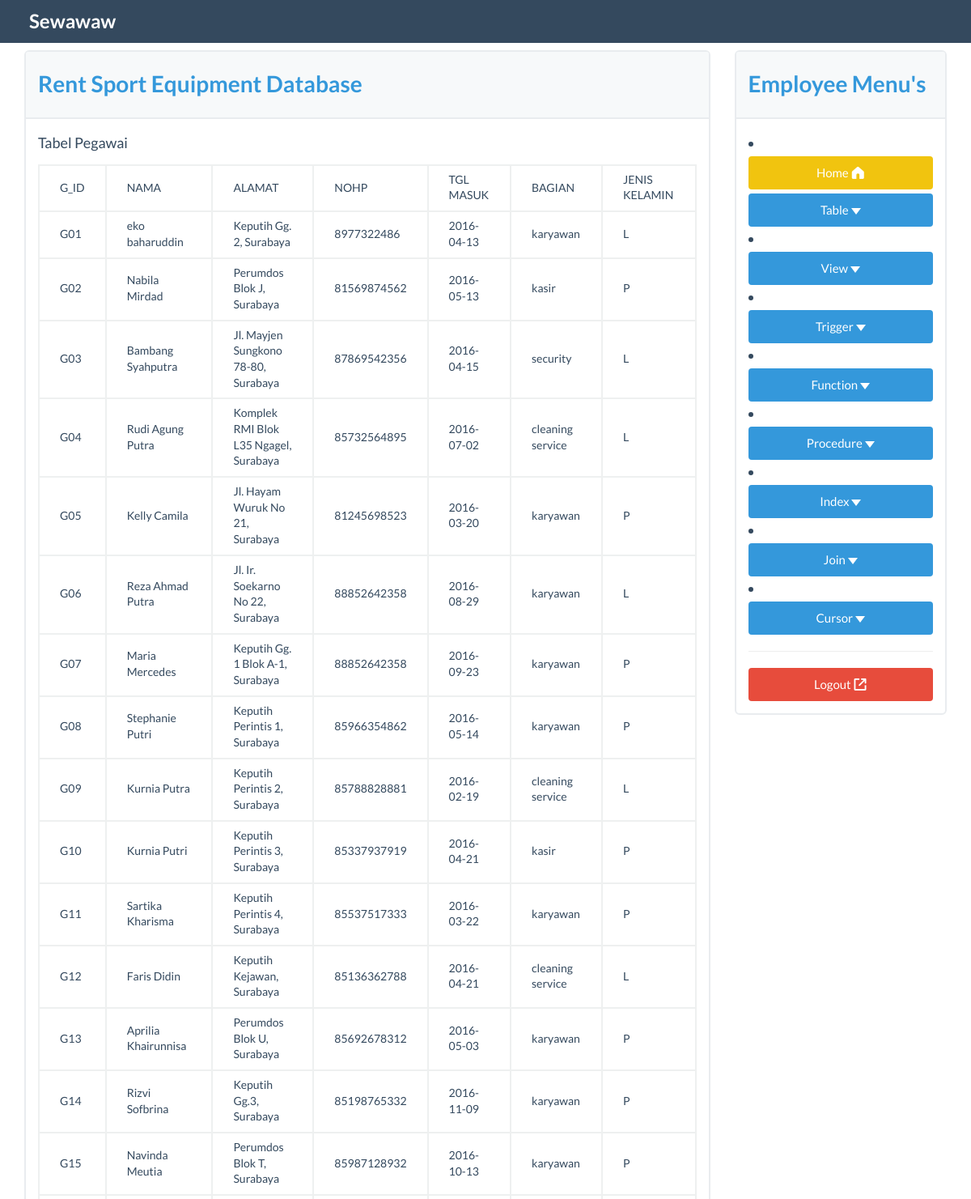
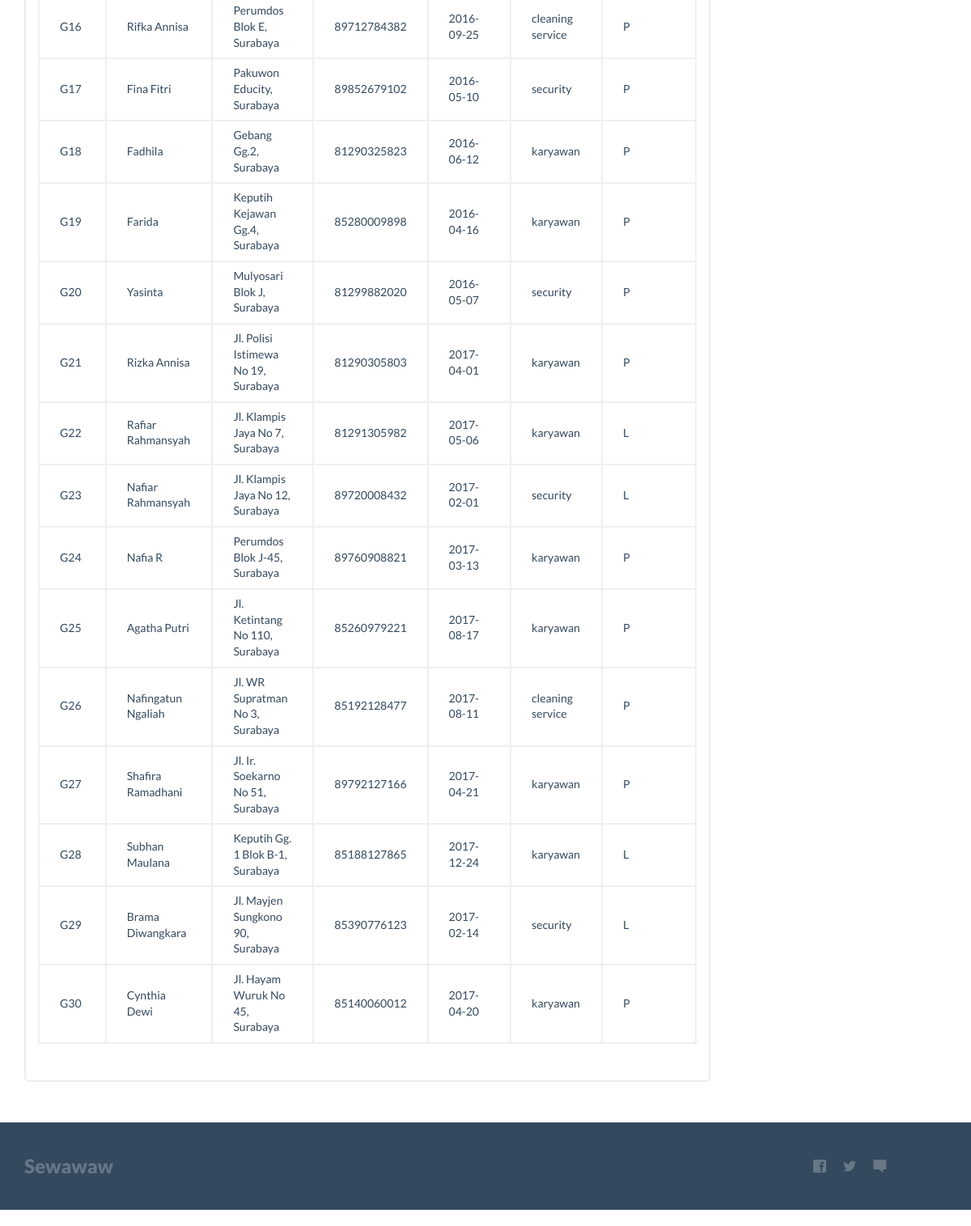
Screenshot of /pegawai.php with the database file from the repository (2 pictures, top to bottom).
### tables this page shows
CREATE TABLE PEGAWAI(
 g_id CHAR(3) NOT NULL,
 g_nama VARCHAR(50),
 g_alamat VARCHAR(100),
 g_nohp NUMERIC(12),
 g_tglmasuk DATE,
 g_bagian VARCHAR(20),
 g_jk CHAR(1),
 PRIMARY KEY (g_id)
);

### pegawai.php (the view, shortened to what this page needs)
<!DOCTYPE html>
<html lang="en">
<head>
  <link rel="stylesheet" href="css/bootstrap.min.css">
    <link href="css/flat-ui-pro.css" rel="stylesheet">
</head>
<body>
<?php
include ("inc/navbar.php");?>
<div class="container">
	<br>
	<br>
  <div class="row">
    <div class="col-md-9" name="maincontent" id="maincontent">
		<div id="exercise" name="exercise" class="panel panel-info">
		<div class="panel-heading"><h5>Rent Sport Equipment Database</h5></div>
			<div class="panel-body">
				Tabel Pegawai<br>
			<table class="table table-bordered" style="margin-top:10px;">
				<tr >
			      <td>G_ID</td>
			      <td>NAMA</td>
			      <td>ALAMAT</td>
			      <td>NOHP</td>
			      <td>TGL MASUK</td>
			      <td>BAGIAN</td>
			      <td>JENIS KELAMIN</td>
			    </tr>
				 <?php
				      include 'inc/dbconn.php';
				      $query = "SELECT * FROM pegawai ORDER BY G_ID ASC";
				      $qr=mysqli_query($sqlconnect,$query);
				      while($data = mysqli_fetch_array($qr))
				      {
				        echo "<tr>";
				        echo "<td>".$data['g_id']."</td>";
				        echo "<td>".$data['g_nama']."</td>";
				        echo "<td>".$data['g_alamat']."</td>";
				        echo "<td>".$data['g_nohp']."</td>";
				        echo "<td>".$data['g_tglmasuk']."</td>";
				        echo "<td>".$data['g_bagian']."</td>";
				        echo "<td>".$data['g_jk']."</td>";
				        echo "</tr>";
				      }
				      ?>
				    </table>
			</div>
		</div>
    </div>
   <div class="col-md-3">
		<?php
		include ("inc/sidebar-menu.php");?>
    </div>
  </div>
</div>
<?php
include ("inc/footer.php");?>
</body>
</html>

### rows the page displays
pegawai: g_id "G01", g_nama "eko baharuddin", g_alamat "Keputih Gg. 2, Surabaya", g_nohp "8977322486", g_tglmasuk "2016-04-13", g_bagian "karyawan", g_jk "L"
pegawai: g_id "G02", g_nama "Nabila Mirdad", g_alamat "Perumdos Blok J, Surabaya", g_nohp "81569874562", g_tglmasuk "2016-05-13", g_bagian "kasir", g_jk "P"
pegawai: g_id "G03", g_nama "Bambang Syahputra", g_alamat "Jl. Mayjen Sungkono 78-80, Surabaya", g_nohp "87869542356", g_tglmasuk "2016-04-15", g_bagian "security", g_jk "L"
pegawai: g_id "G04", g_nama "Rudi Agung Putra", g_alamat "Komplek RMI Blok L35 Ngagel, Surabaya", g_nohp "85732564895", g_tglmasuk "2016-07-02", g_bagian "cleaning service", g_jk "L"
pegawai: g_id "G05", g_nama "Kelly Camila", g_alamat "Jl. Hayam Wuruk No 21, Surabaya", g_nohp "81245698523", g_tglmasuk "2016-03-20", g_bagian "karyawan", g_jk "P"
pegawai: g_id "G06", g_nama "Reza Ahmad Putra", g_alamat "Jl. Ir. Soekarno No 22, Surabaya", g_nohp "88852642358", g_tglmasuk "2016-08-29", g_bagian "karyawan", g_jk "L"
pegawai: g_id "G07", g_nama "Maria Mercedes", g_alamat "Keputih Gg. 1 Blok A-1, Surabaya", g_nohp "88852642358", g_tglmasuk "2016-09-23", g_bagian "karyawan", g_jk "P"
pegawai: g_id "G08", g_nama "Stephanie Putri", g_alamat "Keputih Perintis 1, Surabaya", g_nohp "85966354862", g_tglmasuk "2016-05-14", g_bagian "karyawan", g_jk "P"
pegawai: g_id "G09", g_nama "Kurnia Putra", g_alamat "Keputih Perintis 2, Surabaya", g_nohp "85788828881", g_tglmasuk "2016-02-19", g_bagian "cleaning service", g_jk "L"
pegawai: g_id "G10", g_nama "Kurnia Putri", g_alamat "Keputih Perintis 3, Surabaya", g_nohp "85337937919", g_tglmasuk "2016-04-21", g_bagian "kasir", g_jk "P"
pegawai: g_id "G11", g_nama "Sartika Kharisma", g_alamat "Keputih Perintis 4, Surabaya", g_nohp "85537517333", g_tglmasuk "2016-03-22", g_bagian "karyawan", g_jk "P"
pegawai: g_id "G12", g_nama "Faris Didin", g_alamat "Keputih Kejawan, Surabaya", g_nohp "85136362788", g_tglmasuk "2016-04-21", g_bagian "cleaning service", g_jk "L"
pegawai: g_id "G13", g_nama "Aprilia Khairunnisa", g_alamat "Perumdos Blok U, Surabaya", g_nohp "85692678312", g_tglmasuk "2016-05-03", g_bagian "karyawan", g_jk "P"
pegawai: g_id "G14", g_nama "Rizvi Sofbrina", g_alamat "Keputih Gg.3, Surabaya", g_nohp "85198765332", g_tglmasuk "2016-11-09", g_bagian "karyawan", g_jk "P"
pegawai: g_id "G15", g_nama "Navinda Meutia", g_alamat "Perumdos Blok T, Surabaya", g_nohp "85987128932", g_tglmasuk "2016-10-13", g_bagian "karyawan", g_jk "P"
pegawai: g_id "G16", g_nama "Rifka Annisa", g_alamat "Perumdos Blok E, Surabaya", g_nohp "89712784382", g_tglmasuk "2016-09-25", g_bagian "cleaning service", g_jk "P"
pegawai: g_id "G17", g_nama "Fina Fitri", g_alamat "Pakuwon Educity, Surabaya", g_nohp "89852679102", g_tglmasuk "2016-05-10", g_bagian "security", g_jk "P"
pegawai: g_id "G18", g_nama "Fadhila", g_alamat "Gebang Gg.2, Surabaya", g_nohp "81290325823", g_tglmasuk "2016-06-12", g_bagian "karyawan", g_jk "P"
pegawai: g_id "G19", g_nama "Farida", g_alamat "Keputih Kejawan Gg.4, Surabaya", g_nohp "85280009898", g_tglmasuk "2016-04-16", g_bagian "karyawan", g_jk "P"
pegawai: g_id "G20", g_nama "Yasinta", g_alamat "Mulyosari Blok J, Surabaya", g_nohp "81299882020", g_tglmasuk "2016-05-07", g_bagian "security", g_jk "P"
pegawai: g_id "G21", g_nama "Rizka Annisa", g_alamat "Jl. Polisi Istimewa No 19, Surabaya", g_nohp "81290305803", g_tglmasuk "2017-04-01", g_bagian "karyawan", g_jk "P"
pegawai: g_id "G22", g_nama "Rafiar Rahmansyah", g_alamat "Jl. Klampis Jaya No 7, Surabaya", g_nohp "81291305982", g_tglmasuk "2017-05-06", g_bagian "karyawan", g_jk "L"
pegawai: g_id "G23", g_nama "Nafiar Rahmansyah", g_alamat "Jl. Klampis Jaya No 12, Surabaya", g_nohp "89720008432", g_tglmasuk "2017-02-01", g_bagian "security", g_jk "L"
pegawai: g_id "G24", g_nama "Nafia R", g_alamat "Perumdos Blok J-45, Surabaya", g_nohp "89760908821", g_tglmasuk "2017-03-13", g_bagian "karyawan", g_jk "P"
pegawai: g_id "G25", g_nama "Agatha Putri", g_alamat "Jl. Ketintang No 110, Surabaya", g_nohp "85260979221", g_tglmasuk "2017-08-17", g_bagian "karyawan", g_jk "P"
pegawai: g_id "G26", g_nama "Nafingatun Ngaliah", g_alamat "Jl. WR Supratman No 3, Surabaya", g_nohp "85192128477", g_tglmasuk "2017-08-11", g_bagian "cleaning service", g_jk "P"
pegawai: g_id "G27", g_nama "Shafira Ramadhani", g_alamat "Jl. Ir. Soekarno No 51, Surabaya", g_nohp "89792127166", g_tglmasuk "2017-04-21", g_bagian "karyawan", g_jk "P"
pegawai: g_id "G28", g_nama "Subhan Maulana", g_alamat "Keputih Gg. 1 Blok B-1, Surabaya", g_nohp "85188127865", g_tglmasuk "2017-12-24", g_bagian "karyawan", g_jk "L"
pegawai: g_id "G29", g_nama "Brama Diwangkara", g_alamat "Jl. Mayjen Sungkono 90, Surabaya", g_nohp "85390776123", g_tglmasuk "2017-02-14", g_bagian "security", g_jk "L"
pegawai: g_id "G30", g_nama "Cynthia Dewi", g_alamat "Jl. Hayam Wuruk No 45, Surabaya", g_nohp "85140060012", g_tglmasuk "2017-04-20", g_bagian "karyawan", g_jk "P"
